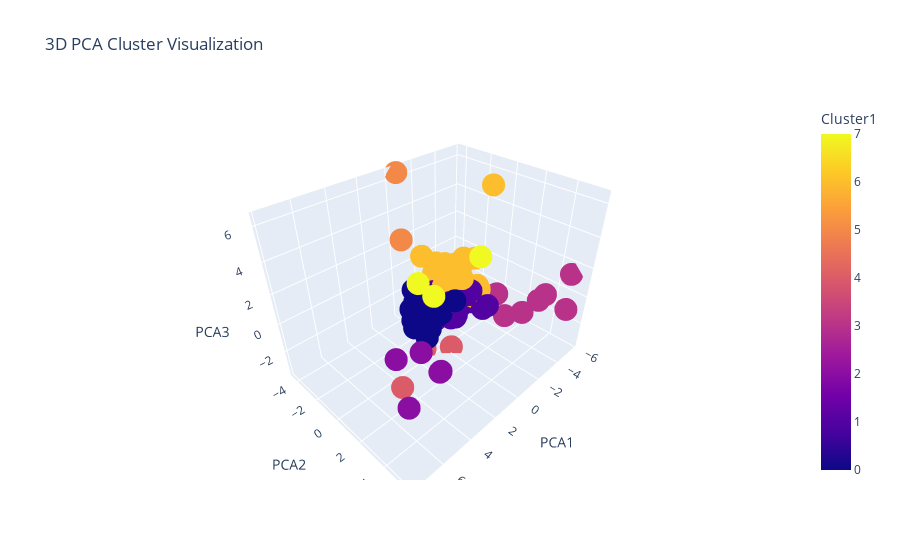

Write notebook code for a chart like this one.
### Markdown cell above
## K-means

### Code cell
fig = px.scatter_3d(
    pca_df,
    x="PCA1",
    y="PCA2",
    z="PCA3",
    color="Cluster1",
    title="3D PCA Cluster Visualization",
)

fig.show()

### Figure 1 — Plotly figure (JSON) as saved in the notebook; plotly's stock layout.template omitted (floating-point values rounded to 4 significant figures; data arrays with more than 128 entries replaced by an {"elided": "..."} marker saying what was removed)
{"data": [{"hovertemplate": "PCA1=%{x}<br>PCA2=%{y}<br>PCA3=%{z}<br>Cluster1=%{marker.color}<extra></extra>", "legendgroup": "", "marker": {"color": {"elided": "204 int values"}, "coloraxis": "coloraxis", "symbol": "circle"}, "mode": "markers", "name": "", "scene": "scene", "showlegend": false, "type": "scatter3d", "x": {"elided": "204 float values"}, "y": {"elided": "204 float values"}, "z": {"elided": "204 float values"}}], "layout": {"coloraxis": {"colorbar": {"title": {"text": "Cluster1"}}, "colorscale": [[0, "#0d0887"], [0.1111, "#46039f"], [0.2222, "#7201a8"], [0.3333, "#9c179e"], [0.4444, "#bd3786"], [0.5556, "#d8576b"], [0.6667, "#ed7953"], [0.7778, "#fb9f3a"], [0.8889, "#fdca26"], [1, "#f0f921"]]}, "legend": {"tracegroupgap": 0}, "scene": {"domain": {"x": [0, 1], "y": [0, 1]}, "xaxis": {"title": {"text": "PCA1"}}, "yaxis": {"title": {"text": "PCA2"}}, "zaxis": {"title": {"text": "PCA3"}}}, "title": {"text": "3D PCA Cluster Visualization"}}}
